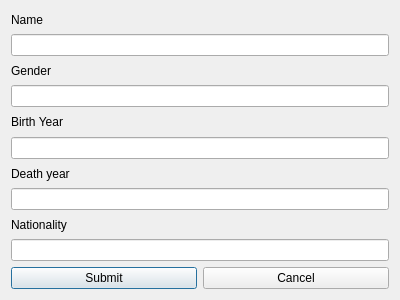
<?xml version="1.0" encoding="UTF-8"?>
<ui version="4.0">
 <class>AddScientistDialog</class>
 <widget class="QDialog" name="AddScientistDialog">
  <property name="geometry">
   <rect>
    <x>0</x>
    <y>0</y>
    <width>400</width>
    <height>300</height>
   </rect>
  </property>
  <property name="windowTitle">
   <string>Dialog</string>
  </property>
  <layout class="QVBoxLayout" name="verticalLayout_2">
   <item>
    <widget class="QLabel" name="Label_Scientist_Name">
     <property name="text">
      <string>Name</string>
     </property>
    </widget>
   </item>
   <item>
    <widget class="QLineEdit" name="Input_Scientist_name"/>
   </item>
   <item>
    <widget class="QLabel" name="Label_Scientist_Gender">
     <property name="text">
      <string>Gender</string>
     </property>
    </widget>
   </item>
   <item>
    <widget class="QLineEdit" name="Inpu_Scientist_Gender"/>
   </item>
   <item>
    <widget class="QLabel" name="Label_Scientist_BirthYear">
     <property name="text">
      <string>Birth Year</string>
     </property>
    </widget>
   </item>
   <item>
    <widget class="QLineEdit" name="Input_Scientist_Birth"/>
   </item>
   <item>
    <widget class="QLabel" name="Label_Scientist_DeathYear">
     <property name="text">
      <string>Death year</string>
     </property>
    </widget>
   </item>
   <item>
    <widget class="QLineEdit" name="Input_Scientist_Death"/>
   </item>
   <item>
    <widget class="QLabel" name="Label_Scientist_Nationality">
     <property name="text">
      <string>Nationality</string>
     </property>
    </widget>
   </item>
   <item>
    <widget class="QLineEdit" name="lineEdit"/>
   </item>
   <item>
    <layout class="QHBoxLayout" name="horizontalLayout">
     <item>
      <widget class="QPushButton" name="Button_Add_Scientist">
       <property name="text">
        <string>Submit</string>
       </property>
      </widget>
     </item>
     <item>
      <widget class="QPushButton" name="Button_Cansel_Add">
       <property name="text">
        <string>Cancel</string>
       </property>
      </widget>
     </item>
    </layout>
   </item>
  </layout>
 </widget>
 <resources/>
 <connections/>
</ui>
